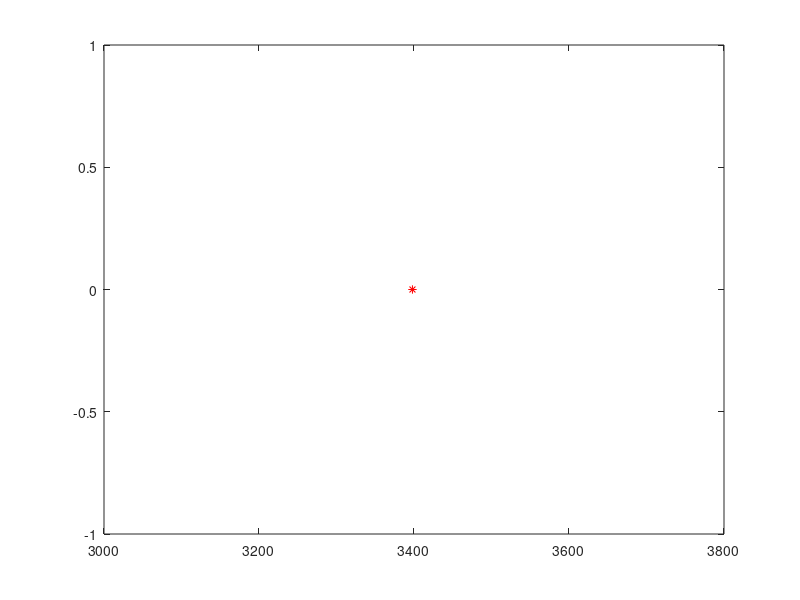

The MATLAB source for this figure: (Note: this script raises an error after producing the figure.)
%% Import Training Data
clear all;

AFDB1 = load('AF_RR_intervals/afdb_1.mat');
DataVector{1} = AFDB1;
AFDB2 = load('AF_RR_intervals/afdb_2.mat');
DataVector{2} = AFDB2;
AFDB3 = load('AF_RR_intervals/afdb_3.mat');
DataVector{3} = AFDB3;
AFDB4 = load('AF_RR_intervals/afdb_4.mat');
DataVector{4} = AFDB4;
AFDB5 = load('AF_RR_intervals/afdb_5.mat');
DataVector{5} = AFDB5;
AFDB6 = load('AF_RR_intervals/afdb_6.mat');
DataVector{6} = AFDB6;
AFDB7 = load('AF_RR_intervals/afdb_7.mat');
DataVector{7} = AFDB7;

%% Visualize data
figure(1)
plot(AFDB1.rr, 'b')

for iter = 1:size((AFDB1.targetsRR),2)
    if(AFDB1.targetsRR(iter) == 1)
        plot(iter,0, 'r*')
    end
        
end
%% Run detector and evaluate

% Create Detector with training data;
window = 5;
AFDetector = AFibDetector([AFDB1,AFDB2, AFDB3, AFDB4], window);

% Test detector with all the data;


OutputRR = {1:7};

for j = 1:7 
  OutputRR{j} = AFibTesting(AFDetector,DataVector{j});
    
end


%% Evaluate

